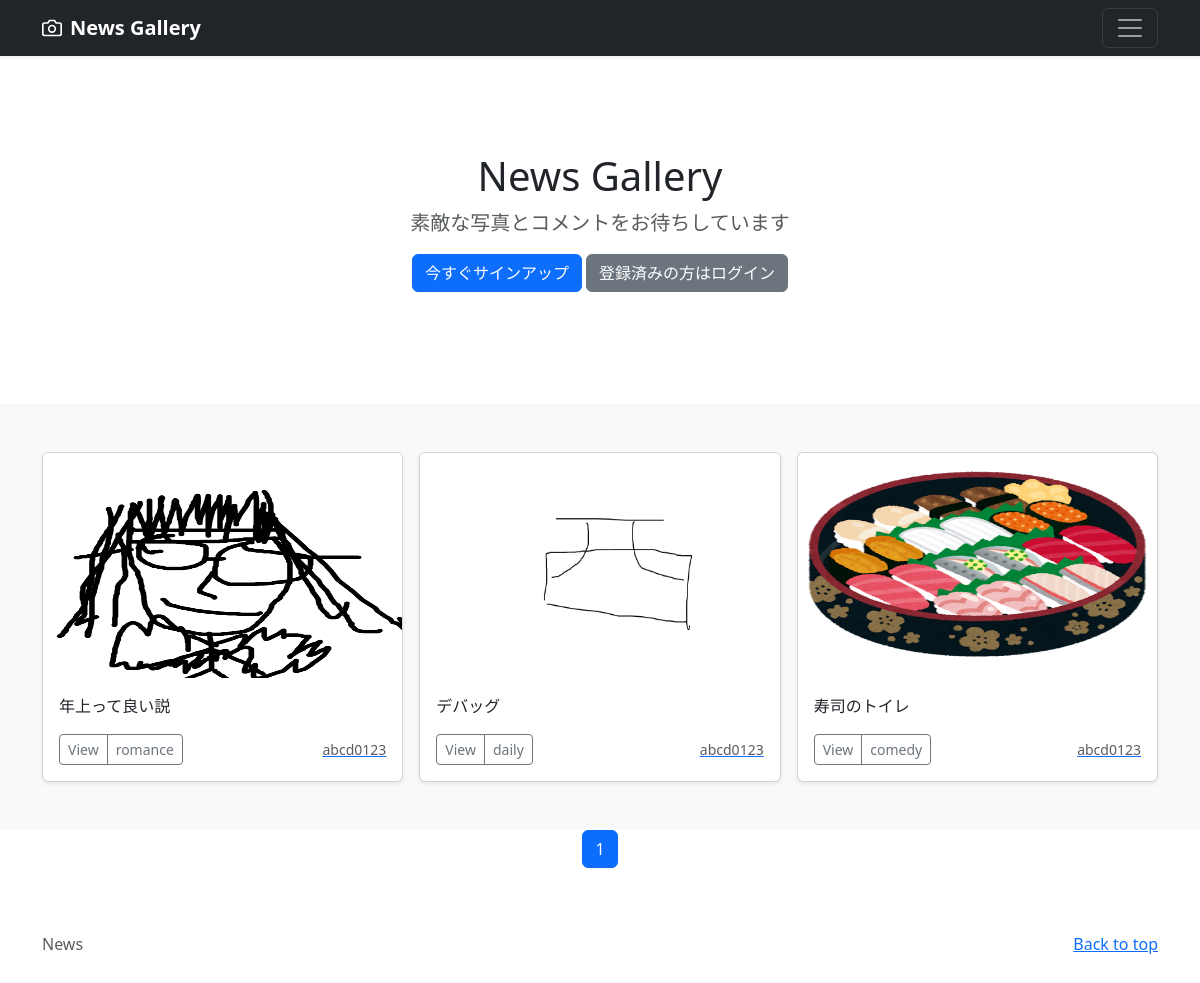
/user-list/1, run on the app's committed database.
### newsapp/models.py (models this page shows, shortened)
class NewsPost(models.Model):
    user = models.ForeignKey(
        CustomUser,
        verbose_name='ユーザー',
        on_delete=models.CASCADE
        )
    category = models.ForeignKey(
        Category,
        verbose_name='カテゴリ',
        on_delete=models.PROTECT
        )
    title = models.CharField(
        verbose_name='タイトル', # フィールドのタイトル
        max_length=200        # 最大文字数は200
        )
    comment = models.TextField(
        verbose_name='コメント',  # フィールドのタイトル
        )
    image1 = models.ImageField(
        verbose_name='イメージ1',# フィールドのタイトル
        upload_to = 'photos'   # MEDIA_ROOT以下のphotosにファイルを保存
        )
    image2 = models.ImageField(
        verbose_name='イメージ2',# フィールドのタイトル
        upload_to = 'photos',  # MEDIA_ROOT以下のphotosにファイルを保存
        blank=True,            # フィールド値の設定は必須でない
        null=True              # データベースにnullが保存されることを許容
        )
    posted_at = models.DateTimeField(
        verbose_name='投稿日時', # フィールドのタイトル
        auto_now_add=True       # 日時を自動追加
        )

class Category(models.Model):
    title = models.CharField(
        verbose_name='カテゴリ', # フィールドのタイトル
        max_length=20)

### accounts/models.py (models this page shows)
class CustomUser(AbstractUser):
    pass

### newsapp/views.py (the view)
# urls.py: path('user-list/<int:user>',views.UserView.as_view(),name ='user_list'),
class UserView(ListView):
    template_name = 'index.html'
    paginate_by = 9
    def get_queryset(self):
        user_id = self.kwargs['user']
        user_list = NewsPost.objects.filter(user=user_id).order_by('-posted_at')
        return user_list

### newsapp/templates/index.html (shortened to what this page needs)
{% extends 'base.html' %}
{% block contents %}
{% include "news_title.html" %}
{% include "news_list.html" %}
{% include "pagination.html" %}
{% endblock %}

### newsapp/templates/news_list.html
  <div class="album py-5 bg-light">
    <div class="container">
      <div class="row row-cols-1 row-cols-sm-2 row-cols-md-3 g-3">
        {% for record in object_list %}
        <div class="col">
          <div class="card shadow-sm">
            <img src="{{ record.image1.url }}" class="bd-placeholder-img card-img-top" width="100%" height="225" xmlns="http://www.w3.org/2000/svg" role="img" aria-label="Placeholder: Thumbnail" preserveAspectRatio="xMidYMid slice" focusable="false"><title>Placeholder</title><rect width="100%" height="100%" fill="#55595c"/></img>
            <div class="card-body">
              <p class="card-text">{{ record.title }}</p>
              <div class="d-flex justify-content-between align-items-center">
                <div class="btn-group">
                  <button type="button" class="btn btn-sm btn-outline-secondary" onclick="location.href='{% url 'newsapp:news_detail' record.pk %}'">View</button>
                  <button type="button" class="btn btn-sm btn-outline-secondary" onclick="location.href='{% url 'newsapp:news_cat' category=record.category.id %}'">{{ record.category.title }}</button>
                </div>
                <a href='{% url 'newsapp:user_list' user=record.user.id %}'><small class="text-muted">{{ record.user.username }}</small></a>
              </div>
            </div>
          </div>
        </div>
        {% endfor %}
      </div>
    </div>
  </div>

### newsapp/templates/base.html (style rules this page uses)
.bd-placeholder-img { font-size: 1.125rem; text-anchor: middle; -webkit-user-select: none; -moz-user-select: none; user-select: none; }

### data on the page
NewsPost: image1 (picture), title "年上って良い説", category "romance", user.username "abcd0123"
NewsPost: image1 (picture), title "デバッグ", category "daily", user.username "abcd0123"
NewsPost: image1 (picture), title "寿司のトイレ", category "comedy", user.username "abcd0123"

### other printed values
{{ num }} "1"
